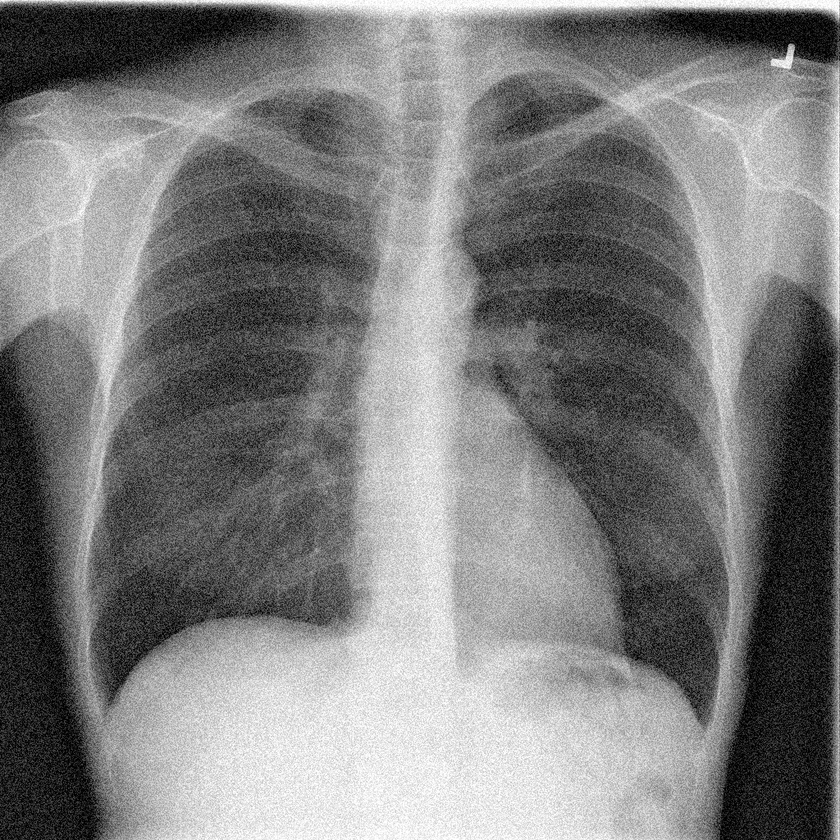
#> input picture Assignment_32/inputs/xray.png, 840 x 840 px, shrunk from 1024 x 1024 before the run, given in place of xray.tif, which was not available
$ python 2_median_filter.py
#> lines starting #> are read from the running program, lines starting #| are printed output that depends on the picture
import cv2
import matplotlib.pyplot as plt
import numpy as np


img = cv2.imread("inputs/xray.tif" , cv2.IMREAD_GRAYSCALE )
#> img is the input picture: shape (840, 840); min 0, max 255, mean 125.7

x = img
for i in range(4) :
    x = cv2.medianBlur(x , 3 )
x = cv2.medianBlur(x , 9 )

horizontal = np.hstack((img , x))
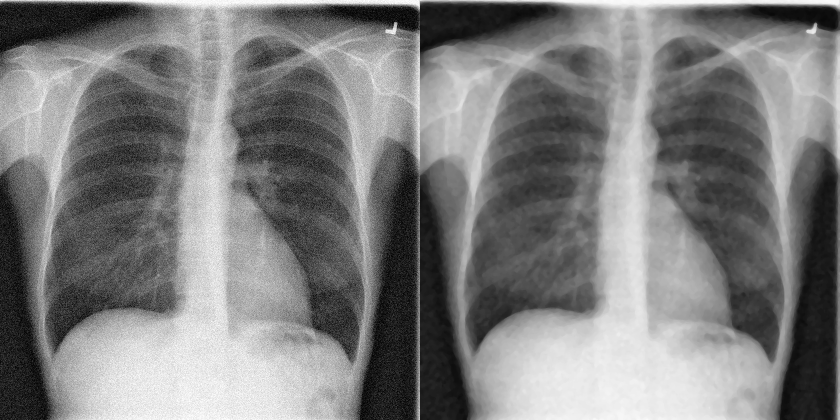
#> horizontal: shape (840, 1680) (shown at 1/2 size); min 0, max 255, mean 125.7
final_concat = np.concatenate((img , x), axis=1)

cv2.imwrite("outputs/xray_MEDIAN_filter.jpg" ,final_concat )
cv2.imshow('MEDIAN filter', final_concat)
cv2.waitKey()

$ run again, with Assignment_32/inputs/3_room.jpg saved as Assignment_32/inputs/xray.png
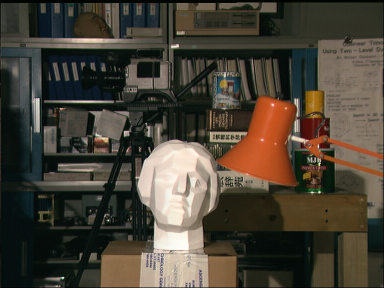
#> input picture Assignment_32/inputs/3_room.jpg, 384 x 288 px, given in place of xray.tif, which was not available
#> `x = cv2.medianBlur(x , 9 )`:
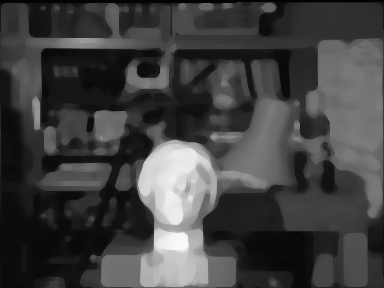
#> x: shape (288, 384); min 2, max 251, mean 65.3
#> `horizontal = np.hstack((img , x))`:
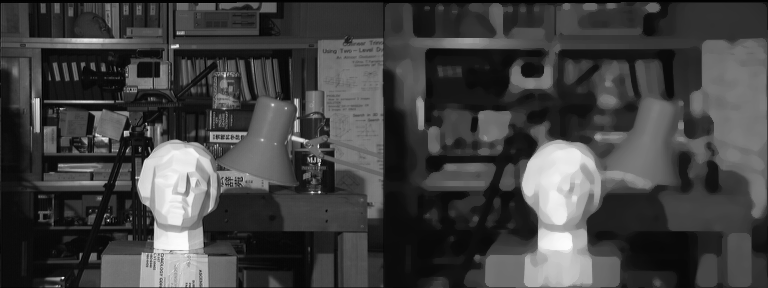
#> horizontal: shape (288, 768); min 0, max 253, mean 66
